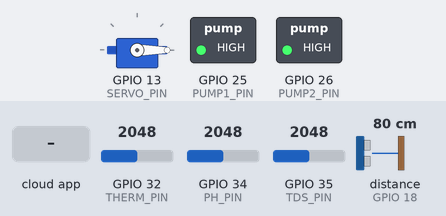
Recording of a sketch running on a simulated ESP32. Shown: servo, switched loads named in the sketch (green lamp = pin HIGH). Wiring (inferred from the names in the program): ultrasonic range finder: trigger GPIO 5; echo GPIO 18. The inputs (shaded band) are chosen by the test bench; at power-on: GPIO 32 (THERM_PIN) = 2048, GPIO 34 (PH_PIN) = 2048, GPIO 35 (TDS_PIN) = 2048, distance to the obstacle (sensor on GPIO 18) 80 cm. The echo pulse lasts 58.3 µs per cm; WiFi joins after 1.5 s; servers stay silent unless stated; uploads are accepted with an empty reply; random numbers use the default seed unless the sketch sets one; EEPROM starts erased; the Firebase database answers and starts empty; pins used as bus, display or sensor lines are not drawn; what the sketch prints to the serial monitor is not drawn.

Above: at 4.4 s.
4.5 s: the phone or cloud app sets servoTrigger to 1
At 7.1 s:
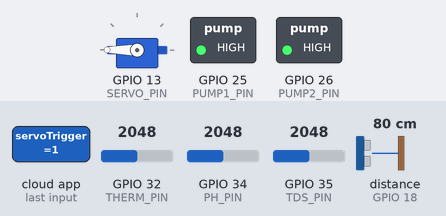
11.0 s: the phone or cloud app sets pump1 to 1
At 13.3 s:
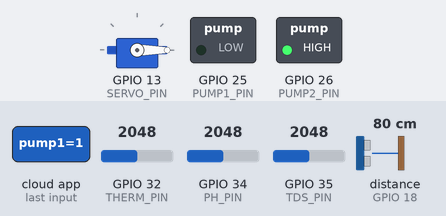
13.7 s: the phone or cloud app sets pump2 to 1
At 15.3 s:
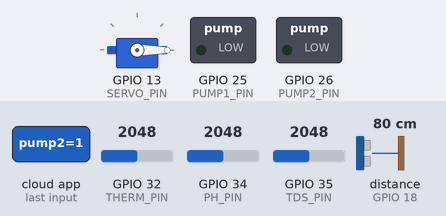
16.1 s: the phone or cloud app sets pump1 to 0
At 17.9 s:
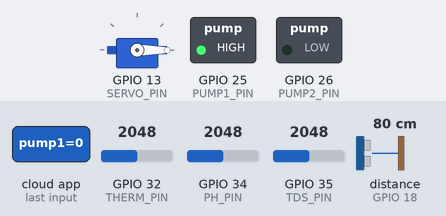
18.2 s: the phone or cloud app sets servoTrigger to 1
At 19.6 s:
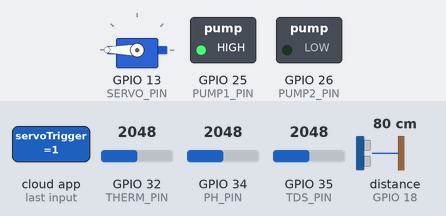
Timing chart, 0 to 24.9 s (numbered marks = the images above; inputs shaded):
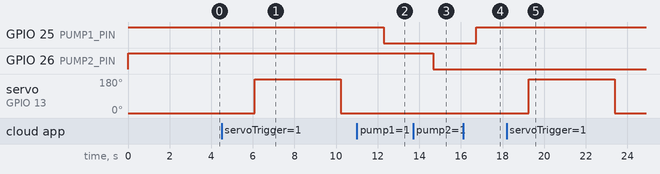

Measured:
- after the input at 4.5 s, servo on GPIO 13 (SERVO_PIN): 0° → 180° after 1.6 s, → 0° 4.1 s later
- after the input at 11.0 s, GPIO 25 (PUMP1_PIN): HIGH → LOW after 1.3 s
- after the input at 13.7 s, GPIO 26 (PUMP2_PIN): HIGH → LOW after 0.96 s
- after the input at 16.1 s, GPIO 25 (PUMP1_PIN): LOW → HIGH after 0.63 s
- after the input at 18.2 s, servo on GPIO 13 (SERVO_PIN): 0° → 180° after 1.1 s, → 0° 4.1 s later

The sketch:

AquaGuard_v2.ino
```cpp
// ============================================================================
// AquaGuard -- Full Firmware v2 + FastAPI Bridge (Release Build)
// ============================================================================
// BASED ON: hardware/AquaGuard_v2/AquaGuard_v2.ino
//
// WHAT THIS VERSION ADDS on top of the original v2:
//   - After every Firebase push, also sends an HTTP POST to the local
//     FastAPI ML backend (api_combined.py) at /api/v1/iot-ingest so that:
//       * Model 2 (TDS Forecast) gets live pond data
//       * Model 3 (Anomaly Detection) runs in real-time on every reading
//     The FastAPI POST is non-blocking: if the server is unreachable the
//     firmware prints a warning and continues normally. Firebase telemetry
//     and local pump/servo control are NEVER affected by FastAPI reachability.
//
// EVERYTHING ELSE IS IDENTICAL to the original v2:
//   - NTC Thermistor math (fixed Steinhart-Hart formula)
//   - Two-point pH calibration stored in NVS flash (vinegar / baking soda)
//   - Firebase-driven remote pH calibration (ph-calibration.html)
//   - Pump1 (drain) / Pump2 (refill) via Firebase /pumps/pump1, /pumps/pump2
//   - Servo feeder via Firebase /servoTrigger
//   - Sensor upload every 1.5s to Firebase /sensor/*
//   - 5-min history logging to Firebase /history (push)
//
// STILL TO FILL IN before uploading (3 things):
//   1. WIFI_SSID / WIFI_PASSWORD
//   2. FIREBASE_AUTH  -- database secret (Project settings -> Service accounts
//      -> Database secrets -> Show). Sensitive -- never commit.
//   3. FASTAPI_HOST   -- IP of the PC running api_combined.py on your local
//      network, e.g. "192.168.1.50". Port 8000 is hardcoded below.
//
// Libraries needed (Arduino IDE -> Library Manager):
//   "Firebase ESP32 Client" by Mobizt, "ESP32Servo"
//   WiFi / Preferences / HTTPClient ship with the ESP32 board package.
//
// Wiring (unchanged from v2):
//   TRIG=5, ECHO=18 (voltage divider), TDS=35, THERM=32, PH=34,
//   PUMP1=25, PUMP2=26, SERVO=13.
// ============================================================================

#include <WiFi.h>
#include <FirebaseESP32.h>
#include <ESP32Servo.h>
#include <Preferences.h>
#include <HTTPClient.h>
#include <math.h>

// ============================================================================
// USER CONFIG -- FILL THESE IN
// ============================================================================
#define WIFI_SSID     "Tuhin"
#define WIFI_PASSWORD "9955441056@@"

#define FIREBASE_HOST "aquasheild-2e2ca-default-rtdb.asia-southeast1.firebasedatabase.app"
#define FIREBASE_AUTH "BuE3yg2gU9Bew1JpTvf63TPNQI0rlWrS79TSTHFw"

// IP address of the PC running api_combined.py (python api_combined.py)
// e.g. "192.168.1.50"  -- find it with ipconfig on the PC.
#define FASTAPI_HOST  "192.168.1.102"
#define FASTAPI_PORT  8000

// ============================================================================
// PIN DEFINITIONS
// ============================================================================
#define TRIG_PIN  5
#define ECHO_PIN  18
#define TDS_PIN   35
#define THERM_PIN 32
#define PH_PIN    34

// Pump Relay Pins (active LOW)
#define PUMP1_PIN 25
#define PUMP2_PIN 26

// Servo
#define SERVO_PIN 13

// ============================================================================
// THERMISTOR CONSTANTS (10k NTC, 4.7k series resistor to GND)
// ============================================================================
const float seriesResistor    = 4700.0;
const float nominalResistance = 10000.0;
const float nominalTemp       = 25.0;
const float bCoefficient      = 3950.0;

#define VREF    3.3
#define ADC_RES 4095.0

// ============================================================================
// pH CALIBRATION CONSTANTS
// Calibration references: vinegar = pH 2.4, baking soda = pH 8.3.
// NOTE: This probe has inverted polarity (documented in hardware/HARDWARE_LOG.md 2026-09-09).
// The saved NVS calibration was captured using the reversed-order workaround in
// ph_calibration_tool.ino. Keep these constants as-is to match that saved calibration.
// When recalibrating fresh, use ph-calibration.html (vinegar=acid slot, baking soda=base slot).
// ============================================================================
const float CAL_PH_ACID = 2.4;   // vinegar reference pH
const float CAL_PH_BASE = 8.3;   // baking soda reference pH

// ============================================================================
// FIREBASE & STATE
// ============================================================================
FirebaseData   fbdo;
FirebaseAuth   auth;
FirebaseConfig config;

Servo myServo;
unsigned long servoTimer = 0;
bool servoIsActive = false;

unsigned long lastUpload = 0;
#define UPLOAD_INTERVAL 1500

unsigned long lastHistoryUpload = 0;
#define HISTORY_INTERVAL 300000  // 5 minutes

Preferences prefs;
bool  phCalibrated       = false;
float calVoltageAcid     = NAN;
float calVoltageBase     = NAN;
float pendingVoltageAcid = NAN;
float pendingVoltageBase = NAN;

unsigned long lastPhLivePublish = 0;
#define PH_LIVE_INTERVAL 1000

unsigned long lastCalPoll = 0;
#define CAL_POLL_INTERVAL 500

// ============================================================================
// SETUP
// ============================================================================
void setup() {
  Serial.begin(115200);

  pinMode(TRIG_PIN, OUTPUT);
  pinMode(ECHO_PIN, INPUT);

  pinMode(PUMP1_PIN, OUTPUT);
  pinMode(PUMP2_PIN, OUTPUT);
  digitalWrite(PUMP1_PIN, HIGH);  // OFF (active LOW relay)
  digitalWrite(PUMP2_PIN, HIGH);  // OFF

  myServo.setPeriodHertz(50);
  myServo.attach(SERVO_PIN, 500, 2400);
  myServo.write(0);

  // WiFi
  Serial.print("Connecting to WiFi");
  WiFi.begin(WIFI_SSID, WIFI_PASSWORD);
  while (WiFi.status() != WL_CONNECTED) {
    delay(500);
    Serial.print(".");
  }
  Serial.println();
  Serial.println("WiFi Connected! IP: " + WiFi.localIP().toString());

  // Firebase
  config.host = FIREBASE_HOST;
  config.signer.tokens.legacy_token = FIREBASE_AUTH;
  fbdo.setBSSLBufferSize(1024, 1024);
  fbdo.setResponseSize(1024);
  Firebase.begin(&config, &auth);
  Firebase.reconnectWiFi(true);

  Firebase.setBool(fbdo, "/pumps/pump1", false);
  Firebase.setBool(fbdo, "/pumps/pump2", false);
  Firebase.setBool(fbdo, "/servoTrigger", false);

  // Load saved pH calibration from NVS flash
  phCalibrated = loadPhCalibration(calVoltageAcid, calVoltageBase);
  Firebase.setString(fbdo, "/phCalibration/command", "");
  Firebase.setString(fbdo, "/phCalibration/status",
                     phCalibrated ? "calibrated" : "uncalibrated");

  if (phCalibrated) {
    Serial.println("pH calibration loaded from flash.");
  } else {
    Serial.println("No saved pH cal -- use the dashboard pH calibration page.");
  }

  Serial.println("AquaGuard v2 + FastAPI Bridge Online");
  delay(1000);
}

// ============================================================================
// SENSOR FUNCTIONS (identical to v2)
// ============================================================================

float readTemperature() {
  int thermRaw = analogRead(THERM_PIN);
  if (thermRaw <= 0 || thermRaw >= 4095) {
    Serial.println("Temperature ADC out of range!");
    return NAN;
  }
  // Fixed Steinhart-Hart formula (thermistor to 3.3V, 4.7k resistor to GND)
  float resistance = seriesResistor * ((4095.0 - thermRaw) / (float)thermRaw);
  float steinhart  = resistance / nominalResistance;
  steinhart = log(steinhart);
  steinhart /= bCoefficient;
  steinhart += 1.0 / (nominalTemp + 273.15);
  steinhart = 1.0 / steinhart;
  return steinhart - 273.15;
}

float readPhVoltageAveraged(int samples) {
  long sum = 0;
  for (int i = 0; i < samples; i++) {
    sum += analogRead(PH_PIN);
    delay(10);
  }
  return (float)sum / samples * (VREF / ADC_RES);
}

float voltageToPh(float voltage) {
  if (!phCalibrated) return NAN;
  float slope = (CAL_PH_BASE - CAL_PH_ACID) / (calVoltageBase - calVoltageAcid);
  return CAL_PH_ACID + slope * (voltage - calVoltageAcid);
}

bool loadPhCalibration(float &vAcid, float &vBase) {
  prefs.begin("phcal", true);
  bool has = prefs.isKey("v_acid") && prefs.isKey("v_base");
  if (has) {
    vAcid = prefs.getFloat("v_acid", NAN);
    vBase = prefs.getFloat("v_base", NAN);
  }
  prefs.end();
  return has;
}

void savePhCalibration(float vAcid, float vBase) {
  prefs.begin("phcal", false);
  prefs.putFloat("v_acid", vAcid);
  prefs.putFloat("v_base", vBase);
  prefs.putFloat("ph_acid", CAL_PH_ACID);
  prefs.putFloat("ph_base", CAL_PH_BASE);
  prefs.end();
}

void clearPhCalibration() {
  prefs.begin("phcal", false);
  prefs.clear();
  prefs.end();
}

// ============================================================================
// ACTUATOR FUNCTIONS (identical to v2)
// ============================================================================

void controlPumps() {
  if (Firebase.getBool(fbdo, "/pumps/pump1")) {
    bool p1 = fbdo.boolData();
    digitalWrite(PUMP1_PIN, p1 ? LOW : HIGH);
  }
  if (Firebase.getBool(fbdo, "/pumps/pump2")) {
    bool p2 = fbdo.boolData();
    digitalWrite(PUMP2_PIN, p2 ? LOW : HIGH);
  }
}

void handleServo() {
  if (!servoIsActive && Firebase.getBool(fbdo, "/servoTrigger")) {
    if (fbdo.boolData()) {
      Serial.println("Servo triggered to 180deg!");
      myServo.write(180);
      servoTimer = millis();
      servoIsActive = true;
    }
  }
  if (servoIsActive && (millis() - servoTimer >= 3000)) {
    Serial.println("Servo returning to 0...");
    myServo.write(0);
    servoIsActive = false;
    Firebase.setBool(fbdo, "/servoTrigger", false);
  }
}

// ============================================================================
// pH CALIBRATION HANDLER (identical to v2 -- Firebase-driven)
// ============================================================================

void publishLivePhVoltage() {
  if (millis() - lastPhLivePublish < PH_LIVE_INTERVAL) return;
  lastPhLivePublish = millis();
  float v = readPhVoltageAveraged(5);
  Firebase.setFloat(fbdo, "/phCalibration/liveVoltage", v);
}

void handlePhCalibration() {
  if (millis() - lastCalPoll < CAL_POLL_INTERVAL) return;
  lastCalPoll = millis();

  if (!Firebase.getString(fbdo, "/phCalibration/command")) return;
  String cmd = fbdo.stringData();
  if (cmd.length() == 0) return;

  if (cmd == "capture_acid") {
    Serial.println("pH cal: capturing ACID (vinegar) point...");
    pendingVoltageAcid = readPhVoltageAveraged(60);
    Firebase.setFloat(fbdo, "/phCalibration/capturedAcidV", pendingVoltageAcid);
    Firebase.setString(fbdo, "/phCalibration/status",
      isnan(pendingVoltageBase) ? "acid_captured" : "both_captured");

  } else if (cmd == "capture_base") {
    Serial.println("pH cal: capturing BASE (baking soda) point...");
    pendingVoltageBase = readPhVoltageAveraged(60);
    Firebase.setFloat(fbdo, "/phCalibration/capturedBaseV", pendingVoltageBase);
    Firebase.setString(fbdo, "/phCalibration/status",
      isnan(pendingVoltageAcid) ? "base_captured" : "both_captured");

  } else if (cmd == "save") {
    if (isnan(pendingVoltageAcid) || isnan(pendingVoltageBase)) {
      Firebase.setString(fbdo, "/phCalibration/lastError",
        "Need both points captured first.");
      Firebase.setString(fbdo, "/phCalibration/status", "error");
    } else if (fabs(pendingVoltageAcid - pendingVoltageBase) < 0.02) {
      Firebase.setString(fbdo, "/phCalibration/lastError",
        "Voltages too similar -- probe likely didn't move between solutions. Recapture.");
      Firebase.setString(fbdo, "/phCalibration/status", "error");
    } else {
      savePhCalibration(pendingVoltageAcid, pendingVoltageBase);
      calVoltageAcid = pendingVoltageAcid;
      calVoltageBase = pendingVoltageBase;
      phCalibrated = true;
      pendingVoltageAcid = NAN;
      pendingVoltageBase = NAN;
      Firebase.setString(fbdo, "/phCalibration/status", "saved");
      Firebase.setString(fbdo, "/phCalibration/lastError", "");
      FirebaseJson savedAtJson;
      savedAtJson.set(".sv", "timestamp");
      Firebase.setJSON(fbdo, "/phCalibration/lastSavedAt", savedAtJson);
      Serial.println("pH calibration saved to flash.");
    }

  } else if (cmd == "clear") {
    clearPhCalibration();
    calVoltageAcid = NAN; calVoltageBase = NAN;
    pendingVoltageAcid = NAN; pendingVoltageBase = NAN;
    phCalibrated = false;
    Firebase.setString(fbdo, "/phCalibration/status", "uncalibrated");
    Firebase.setString(fbdo, "/phCalibration/lastError", "");
    Serial.println("pH calibration cleared.");
  }

  Firebase.setString(fbdo, "/phCalibration/command", "");  // consumed
}

// ============================================================================
// NEW: FastAPI Bridge
// Non-blocking POST to local ML backend. Never crashes the main loop.
// Sends: temperature, ph, tds, water_distance_cm
// The ML backend (api_combined.py) runs Anomaly Detection and logs to CSV.
// ============================================================================
void postToFastAPI(float tempC, float phValue, float tdsValue, float distance_cm) {
  if (WiFi.status() != WL_CONNECTED) return;

  String url = "http://";
  url += FASTAPI_HOST;
  url += ":";
  url += FASTAPI_PORT;
  url += "/api/v1/iot-ingest";

  // Build JSON payload -- only include ph if calibrated
  String payload = "{";
  payload += "\"temperature\":" + (isnan(tempC) ? "null" : String(tempC, 2)) + ",";
  payload += "\"ph\":" + (isnan(phValue) ? "null" : String(phValue, 2)) + ",";
  payload += "\"tds\":" + String(tdsValue, 1) + ",";
  payload += "\"water_distance_cm\":" + String(distance_cm, 1);
  payload += "}";

  HTTPClient http;
  http.begin(url);
  http.addHeader("Content-Type", "application/json");
  http.setTimeout(2000);  // 2s max -- won't block sensor loop

  int code = http.POST(payload);
  if (code > 0) {
    String response = http.getString();
    Serial.println("[FastAPI] " + String(code) + " | " + response);
  } else {
    Serial.println("[FastAPI] Unreachable (code " + String(code) + ") -- Firebase OK.");
  }
  http.end();
}

// ============================================================================
// MAIN LOOP
// ============================================================================
void loop() {
  // -- Ultrasonic distance (water level)
  digitalWrite(TRIG_PIN, LOW);
  delayMicroseconds(2);
  digitalWrite(TRIG_PIN, HIGH);
  delayMicroseconds(10);
  digitalWrite(TRIG_PIN, LOW);
  long duration = pulseIn(ECHO_PIN, HIGH, 30000);
  float distance = duration * 0.034 / 2.0;  // cm, sensor-to-surface

  // -- Local actuator control (Firebase-driven, always runs)
  controlPumps();
  handleServo();
  publishLivePhVoltage();
  handlePhCalibration();

  if (millis() - lastUpload >= UPLOAD_INTERVAL) {
    lastUpload = millis();

    // -- Temperature (NTC Thermistor)
    float tempC = readTemperature();

    // -- TDS (30-sample average, temperature-compensated)
    float tdsSum = 0;
    for (int i = 0; i < 30; i++) {
      tdsSum += analogRead(TDS_PIN);
      delay(10);
    }
    float tdsAvg     = tdsSum / 30.0;
    float tdsVoltage = tdsAvg * VREF / ADC_RES;
    float compCoeff  = 1.0 + 0.02 * ((isnan(tempC) ? 25.0 : tempC) - 25.0);
    float compV      = tdsVoltage / compCoeff;
    float tdsValue   = (133.42 * pow(compV, 3) - 255.86 * pow(compV, 2) + 857.39 * compV) * 0.5;

    // -- pH (30-sample average, two-point calibration from NVS)
    float phVoltage = readPhVoltageAveraged(30);
    float phValue   = phCalibrated ? voltageToPh(phVoltage) : NAN;
    // HARDCODED: simulate stable pond pH (7.0-7.5) until probe is connected
    // Remove these two lines when the pH probe is physically connected & calibrated.
    phValue = 7.0 + (random(0, 50) / 100.0);  // fluctuates between 7.00 and 7.49
    phCalibrated = true;                        // forces Firebase & FastAPI to send the value

    // -- Serial Debug
    Serial.println("-------------------------------");
    Serial.print("Temp     : ");
    if (isnan(tempC)) Serial.println("Invalid"); else { Serial.print(tempC, 2); Serial.println(" C"); }
    Serial.print("TDS      : "); Serial.print(tdsValue, 0); Serial.println(" ppm");
    Serial.print("Distance : "); Serial.print(distance, 1); Serial.println(" cm");
    Serial.print("pH       : ");
    if (isnan(phValue)) Serial.println("Not calibrated yet"); else Serial.println(phValue, 2);
    Serial.println("-------------------------------");

    // -- 1. Push to Firebase (Web Dashboard)
    if (!isnan(tempC)) Firebase.setFloat(fbdo, "/sensor/temp", tempC);
    Firebase.setFloat(fbdo, "/sensor/tds", tdsValue);
    Firebase.setFloat(fbdo, "/sensor/waterLevel", distance);
    if (!isnan(phValue)) Firebase.setFloat(fbdo, "/sensor/ph", phValue);

    // -- 2. Push to FastAPI (ML Backend -- Anomaly Detection + CSV Logging)
    postToFastAPI(tempC, phValue, tdsValue, distance);

    // -- 3. 5-Minute History Log to Firebase /history
    if (millis() - lastHistoryUpload >= HISTORY_INTERVAL || lastHistoryUpload == 0) {
      lastHistoryUpload = millis();
      FirebaseJson jsonHistory;
      if (!isnan(tempC)) jsonHistory.set("temp", tempC);
      jsonHistory.set("tds", tdsValue);
      if (!isnan(phValue)) jsonHistory.set("ph", phValue);
      jsonHistory.set("level", distance);
      jsonHistory.set("timestamp/.sv", "timestamp");
      Firebase.pushJSON(fbdo, "/history", jsonHistory);
      Serial.println("5-Minute History Logged.");
    }
  }
}
```
